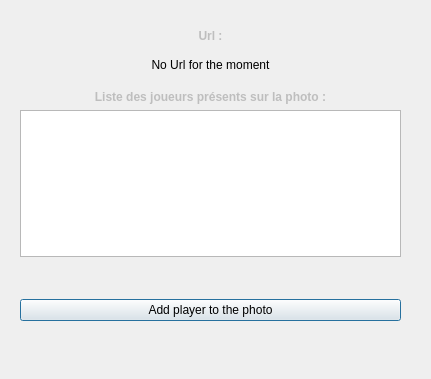
<?xml version="1.0" encoding="UTF-8"?>
<ui version="4.0">
 <class>ImageInfoWindow</class>
 <widget class="QDialog" name="ImageInfoWindow">
  <property name="geometry">
   <rect>
    <x>0</x>
    <y>0</y>
    <width>431</width>
    <height>379</height>
   </rect>
  </property>
  <property name="windowTitle">
   <string>Dialog</string>
  </property>
  <widget class="QWidget" name="gridLayoutWidget">
   <property name="geometry">
    <rect>
     <x>20</x>
     <y>10</y>
     <width>381</width>
     <height>71</height>
    </rect>
   </property>
   <layout class="QGridLayout" name="gridLayout">
    <item row="0" column="0">
     <widget class="QLabel" name="label">
      <property name="enabled">
       <bool>false</bool>
      </property>
      <property name="font">
       <font>
        <weight>75</weight>
        <bold>true</bold>
       </font>
      </property>
      <property name="text">
       <string>Url :</string>
      </property>
      <property name="alignment">
       <set>Qt::AlignBottom|Qt::AlignHCenter</set>
      </property>
     </widget>
    </item>
    <item row="1" column="0">
     <widget class="QLabel" name="ImageUrl_label">
      <property name="text">
       <string>No Url for the moment</string>
      </property>
      <property name="alignment">
       <set>Qt::AlignCenter</set>
      </property>
     </widget>
    </item>
   </layout>
  </widget>
  <widget class="QWidget" name="verticalLayoutWidget">
   <property name="geometry">
    <rect>
     <x>20</x>
     <y>90</y>
     <width>381</width>
     <height>167</height>
    </rect>
   </property>
   <layout class="QVBoxLayout" name="verticalLayout">
    <item>
     <widget class="QLabel" name="label_2">
      <property name="enabled">
       <bool>false</bool>
      </property>
      <property name="font">
       <font>
        <weight>75</weight>
        <bold>true</bold>
       </font>
      </property>
      <property name="text">
       <string>Liste des joueurs présents sur la photo :</string>
      </property>
      <property name="alignment">
       <set>Qt::AlignCenter</set>
      </property>
     </widget>
    </item>
    <item>
     <widget class="QListWidget" name="PlayerList"/>
    </item>
   </layout>
  </widget>
  <widget class="QWidget" name="verticalLayoutWidget_2">
   <property name="geometry">
    <rect>
     <x>20</x>
     <y>270</y>
     <width>381</width>
     <height>80</height>
    </rect>
   </property>
   <layout class="QVBoxLayout" name="verticalLayout_2">
    <item>
     <widget class="QPushButton" name="add_player_image">
      <property name="text">
       <string>Add player to the photo</string>
      </property>
     </widget>
    </item>
   </layout>
  </widget>
 </widget>
 <resources/>
 <connections/>
</ui>
